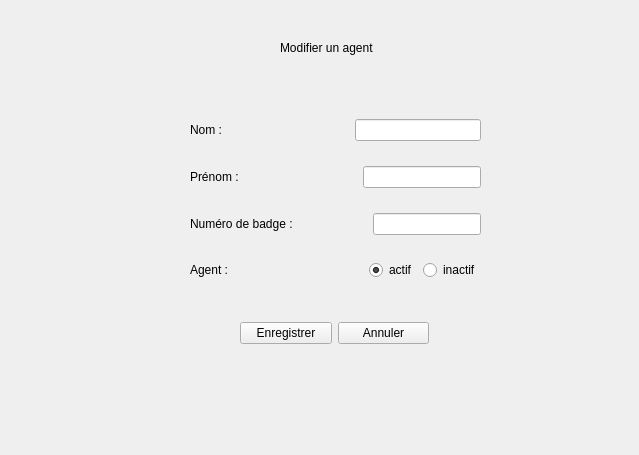
<?xml version="1.0" encoding="UTF-8"?>
<ui version="4.0">
 <class>ModifAgent</class>
 <widget class="QWidget" name="ModifAgent">
  <property name="geometry">
   <rect>
    <x>0</x>
    <y>0</y>
    <width>639</width>
    <height>455</height>
   </rect>
  </property>
  <property name="windowTitle">
   <string>Form</string>
  </property>
  <widget class="QWidget" name="layoutWidget">
   <property name="geometry">
    <rect>
     <x>190</x>
     <y>100</y>
     <width>291</width>
     <height>201</height>
    </rect>
   </property>
   <layout class="QVBoxLayout" name="verticalLayout">
    <item>
     <layout class="QHBoxLayout" name="horizontalLayout">
      <item>
       <widget class="QLabel" name="label_2">
        <property name="text">
         <string>Nom :</string>
        </property>
       </widget>
      </item>
      <item>
       <spacer name="horizontalSpacer">
        <property name="orientation">
         <enum>Qt::Horizontal</enum>
        </property>
        <property name="sizeHint" stdset="0">
         <size>
          <width>40</width>
          <height>20</height>
         </size>
        </property>
       </spacer>
      </item>
      <item>
       <widget class="QLineEdit" name="lineEditNom"/>
      </item>
     </layout>
    </item>
    <item>
     <layout class="QHBoxLayout" name="horizontalLayout_2">
      <item>
       <widget class="QLabel" name="label_3">
        <property name="text">
         <string>Prénom :</string>
        </property>
       </widget>
      </item>
      <item>
       <spacer name="horizontalSpacer_2">
        <property name="orientation">
         <enum>Qt::Horizontal</enum>
        </property>
        <property name="sizeHint" stdset="0">
         <size>
          <width>40</width>
          <height>20</height>
         </size>
        </property>
       </spacer>
      </item>
      <item>
       <widget class="QLineEdit" name="lineEditPrenom"/>
      </item>
     </layout>
    </item>
    <item>
     <layout class="QHBoxLayout" name="horizontalLayout_3">
      <item>
       <widget class="QLabel" name="label_4">
        <property name="text">
         <string>Numéro de badge :</string>
        </property>
       </widget>
      </item>
      <item>
       <spacer name="horizontalSpacer_3">
        <property name="orientation">
         <enum>Qt::Horizontal</enum>
        </property>
        <property name="sizeHint" stdset="0">
         <size>
          <width>40</width>
          <height>20</height>
         </size>
        </property>
       </spacer>
      </item>
      <item>
       <widget class="QLineEdit" name="lineEditBadge"/>
      </item>
     </layout>
    </item>
    <item>
     <layout class="QHBoxLayout" name="horizontalLayout_4">
      <item>
       <widget class="QLabel" name="label_5">
        <property name="text">
         <string>Agent :</string>
        </property>
       </widget>
      </item>
      <item>
       <spacer name="horizontalSpacer_4">
        <property name="orientation">
         <enum>Qt::Horizontal</enum>
        </property>
        <property name="sizeHint" stdset="0">
         <size>
          <width>40</width>
          <height>20</height>
         </size>
        </property>
       </spacer>
      </item>
      <item>
       <widget class="QRadioButton" name="radioButtonActif">
        <property name="text">
         <string>actif</string>
        </property>
        <property name="checked">
         <bool>true</bool>
        </property>
       </widget>
      </item>
      <item>
       <widget class="QRadioButton" name="radioButtonInactif">
        <property name="text">
         <string>inactif</string>
        </property>
       </widget>
      </item>
     </layout>
    </item>
   </layout>
  </widget>
  <widget class="QWidget" name="layoutWidget_2">
   <property name="geometry">
    <rect>
     <x>240</x>
     <y>320</y>
     <width>189</width>
     <height>26</height>
    </rect>
   </property>
   <layout class="QHBoxLayout" name="horizontalLayout_5">
    <item>
     <widget class="QPushButton" name="pushButton_3">
      <property name="text">
       <string>Enregistrer</string>
      </property>
      <property name="icon">
       <iconset resource="Images.qrc">
        <normaloff>:/img/images/saveIcon.png</normaloff>:/img/images/saveIcon.png</iconset>
      </property>
     </widget>
    </item>
    <item>
     <widget class="QPushButton" name="pushButton_4">
      <property name="text">
       <string>Annuler</string>
      </property>
      <property name="icon">
       <iconset resource="Images.qrc">
        <normaloff>:/img/images/supprIcon2.png</normaloff>:/img/images/supprIcon2.png</iconset>
      </property>
     </widget>
    </item>
   </layout>
  </widget>
  <widget class="QLabel" name="label">
   <property name="geometry">
    <rect>
     <x>280</x>
     <y>40</y>
     <width>111</width>
     <height>16</height>
    </rect>
   </property>
   <property name="text">
    <string>Modifier un agent</string>
   </property>
  </widget>
 </widget>
 <resources>
  <include location="Images.qrc"/>
 </resources>
 <connections/>
</ui>
